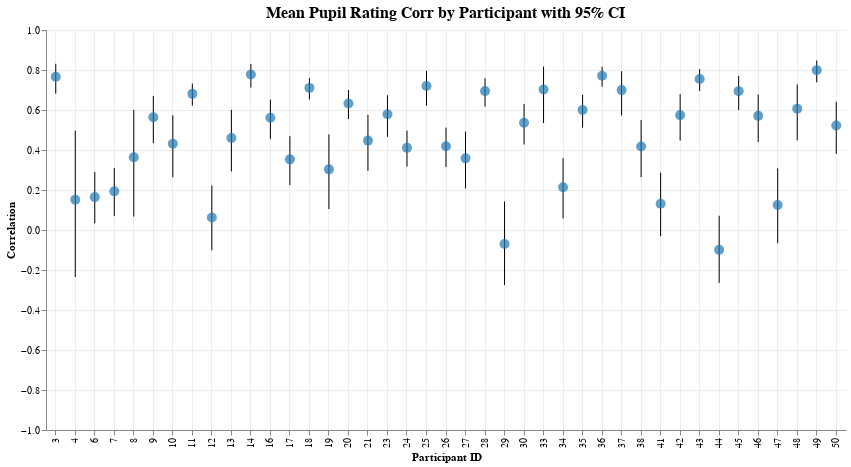

This figure's notebook cell:
### Markdown cell above
## Pupil / Rating

### Code cell
col1, col2 = "pupil", "rating"

corr_by_trial = calculate_correlations_by_trial(df, col1, col2)
corr_by_participant = aggregate_correlations_fisher_z(
    corr_by_trial, f"{col1}_{col2}_corr", "participant_id", include_ci=True
)
plot_correlations_by_trial(corr_by_trial, f"{col1}_{col2}_corr")
plot_correlations_by_participant(corr_by_participant, f"{col1}_{col2}_corr")

### Figure 1 — Vega-Lite specification as saved in the notebook (floating-point values rounded to 4 significant figures)
{"config": {"view": {"continuousWidth": 300, "continuousHeight": 300, "strokeWidth": 0}, "axis": {"grid": true, "gridColor": "#ededed"}, "title": {"fontSize": 16, "anchor": "middle"}}, "layer": [{"mark": {"type": "rule"}, "encoding": {"x": {"axis": {"title": "Participant ID"}, "field": "participant_id", "type": "ordinal"}, "y": {"axis": {"title": "Correlation"}, "field": "participant_id_pupil_rating_corr_ci_lower", "scale": {"domain": [-1, 1]}, "type": "quantitative"}, "y2": {"field": "participant_id_pupil_rating_corr_ci_upper"}}}, {"mark": {"type": "circle", "color": "#1f77b4", "size": 100}, "encoding": {"tooltip": [{"field": "participant_id", "title": "Participant", "type": "nominal"}, {"field": "participant_id_pupil_rating_corr_mean", "format": ".3f", "title": "Mean Correlation", "type": "quantitative"}, {"field": "participant_id_pupil_rating_corr_ci_lower", "format": ".3f", "title": "CI Lower", "type": "quantitative"}, {"field": "participant_id_pupil_rating_corr_ci_upper", "format": ".3f", "title": "CI Upper", "type": "quantitative"}], "x": {"axis": {"title": "Participant ID"}, "field": "participant_id", "type": "ordinal"}, "y": {"field": "participant_id_pupil_rating_corr_mean", "type": "quantitative"}}}], "data": {"name": "data-1b00c65478c927fa139259cd07047977"}, "height": 400, "title": "Mean Pupil Rating Corr by Participant with 95% CI", "width": 800, "$schema": "https://vega.github.io/schema/vega-lite/v5.20.1.json", "datasets": {"data-1b00c65478c927fa139259cd07047977": [{"participant_id": 3, "participant_id_pupil_rating_corr_mean": 0.7666, "participant_id_pupil_rating_corr_ci_lower": 0.6818, "participant_id_pupil_rating_corr_ci_upper": 0.831}, {"participant_id": 4, "participant_id_pupil_rating_corr_mean": 0.1518, "participant_id_pupil_rating_corr_ci_lower": -0.235, "participant_id_pupil_rating_corr_ci_upper": 0.4971}, {"participant_id": 6, "participant_id_pupil_rating_corr_mean": 0.1644, "participant_id_pupil_rating_corr_ci_lower": 0.0329, "participant_id_pupil_rating_corr_ci_upper": 0.2903}, {"participant_id": 7, "participant_id_pupil_rating_corr_mean": 0.1933, "participant_id_pupil_rating_corr_ci_lower": 0.07024, "participant_id_pupil_rating_corr_ci_upper": 0.3105}, {"participant_id": 8, "participant_id_pupil_rating_corr_mean": 0.3638, "participant_id_pupil_rating_corr_ci_lower": 0.06739, "participant_id_pupil_rating_corr_ci_upper": 0.6012}, {"participant_id": 9, "participant_id_pupil_rating_corr_mean": 0.5638, "participant_id_pupil_rating_corr_ci_lower": 0.4339, "participant_id_pupil_rating_corr_ci_upper": 0.6707}, {"participant_id": 10, "participant_id_pupil_rating_corr_mean": 0.4312, "participant_id_pupil_rating_corr_ci_lower": 0.2636, "participant_id_pupil_rating_corr_ci_upper": 0.5735}, {"participant_id": 11, "participant_id_pupil_rating_corr_mean": 0.6806, "participant_id_pupil_rating_corr_ci_lower": 0.6216, "participant_id_pupil_rating_corr_ci_upper": 0.732}, {"participant_id": 12, "participant_id_pupil_rating_corr_mean": 0.06228, "participant_id_pupil_rating_corr_ci_lower": -0.1009, "participant_id_pupil_rating_corr_ci_upper": 0.2222}, {"participant_id": 13, "participant_id_pupil_rating_corr_mean": 0.4603, "participant_id_pupil_rating_corr_ci_lower": 0.2926, "participant_id_pupil_rating_corr_ci_upper": 0.6005}, {"participant_id": 14, "participant_id_pupil_rating_corr_mean": 0.7779, "participant_id_pupil_rating_corr_ci_lower": 0.7126, "participant_id_pupil_rating_corr_ci_upper": 0.8299}, {"participant_id": 16, "participant_id_pupil_rating_corr_mean": 0.561, "participant_id_pupil_rating_corr_ci_lower": 0.4544, "participant_id_pupil_rating_corr_ci_upper": 0.6518}, {"participant_id": 17, "participant_id_pupil_rating_corr_mean": 0.3532, "participant_id_pupil_rating_corr_ci_lower": 0.2252, "participant_id_pupil_rating_corr_ci_upper": 0.4693}, {"participant_id": 18, "participant_id_pupil_rating_corr_mean": 0.7106, "participant_id_pupil_rating_corr_ci_lower": 0.6531, "participant_id_pupil_rating_corr_ci_upper": 0.7599}, {"participant_id": 19, "participant_id_pupil_rating_corr_mean": 0.3032, "participant_id_pupil_rating_corr_ci_lower": 0.1049, "participant_id_pupil_rating_corr_ci_upper": 0.4782}, {"participant_id": 20, "participant_id_pupil_rating_corr_mean": 0.6329, "participant_id_pupil_rating_corr_ci_lower": 0.5547, "participant_id_pupil_rating_corr_ci_upper": 0.7001}, {"participant_id": 21, "participant_id_pupil_rating_corr_mean": 0.4469, "participant_id_pupil_rating_corr_ci_lower": 0.2956, "participant_id_pupil_rating_corr_ci_upper": 0.5763}, {"participant_id": 23, "participant_id_pupil_rating_corr_mean": 0.5791, "participant_id_pupil_rating_corr_ci_lower": 0.4658, "participant_id_pupil_rating_corr_ci_upper": 0.6737}, {"participant_id": 24, "participant_id_pupil_rating_corr_mean": 0.4107, "participant_id_pupil_rating_corr_ci_lower": 0.3167, "participant_id_pupil_rating_corr_ci_upper": 0.4968}, {"participant_id": 25, "participant_id_pupil_rating_corr_mean": 0.72, "participant_id_pupil_rating_corr_ci_lower": 0.6216, "participant_id_pupil_rating_corr_ci_upper": 0.796}, {"participant_id": 26, "participant_id_pupil_rating_corr_mean": 0.4186, "participant_id_pupil_rating_corr_ci_lower": 0.3154, "participant_id_pupil_rating_corr_ci_upper": 0.512}, {"participant_id": 27, "participant_id_pupil_rating_corr_mean": 0.3581, "participant_id_pupil_rating_corr_ci_lower": 0.208, "participant_id_pupil_rating_corr_ci_upper": 0.4918}, {"participant_id": 28, "participant_id_pupil_rating_corr_mean": 0.6944, "participant_id_pupil_rating_corr_ci_lower": 0.6166, "participant_id_pupil_rating_corr_ci_upper": 0.7587}, {"participant_id": 29, "participant_id_pupil_rating_corr_mean": -0.06963, "participant_id_pupil_rating_corr_ci_lower": -0.2756, "participant_id_pupil_rating_corr_ci_upper": 0.1425}, {"participant_id": 30, "participant_id_pupil_rating_corr_mean": 0.5366, "participant_id_pupil_rating_corr_ci_lower": 0.4276, "participant_id_pupil_rating_corr_ci_upper": 0.6301}, {"participant_id": 33, "participant_id_pupil_rating_corr_mean": 0.7027, "participant_id_pupil_rating_corr_ci_lower": 0.5349, "participant_id_pupil_rating_corr_ci_upper": 0.8171}, {"participant_id": 34, "participant_id_pupil_rating_corr_mean": 0.2137, "participant_id_pupil_rating_corr_ci_lower": 0.05772, "participant_id_pupil_rating_corr_ci_upper": 0.3595}, {"participant_id": 35, "participant_id_pupil_rating_corr_mean": 0.6, "participant_id_pupil_rating_corr_ci_lower": 0.5123, "participant_id_pupil_rating_corr_ci_upper": 0.6752}, {"participant_id": 36, "participant_id_pupil_rating_corr_mean": 0.7712, "participant_id_pupil_rating_corr_ci_lower": 0.7165, "participant_id_pupil_rating_corr_ci_upper": 0.8165}, {"participant_id": 37, "participant_id_pupil_rating_corr_mean": 0.6995, "participant_id_pupil_rating_corr_ci_lower": 0.5727, "participant_id_pupil_rating_corr_ci_upper": 0.7937}, {"participant_id": 38, "participant_id_pupil_rating_corr_mean": 0.4175, "participant_id_pupil_rating_corr_ci_lower": 0.2645, "participant_id_pupil_rating_corr_ci_upper": 0.55}, {"participant_id": 41, "participant_id_pupil_rating_corr_mean": 0.1312, "participant_id_pupil_rating_corr_ci_lower": -0.03155, "participant_id_pupil_rating_corr_ci_upper": 0.2871}, {"participant_id": 42, "participant_id_pupil_rating_corr_mean": 0.5745, "participant_id_pupil_rating_corr_ci_lower": 0.4468, "participant_id_pupil_rating_corr_ci_upper": 0.6793}, {"participant_id": 43, "participant_id_pupil_rating_corr_mean": 0.7549, "participant_id_pupil_rating_corr_ci_lower": 0.6954, "participant_id_pupil_rating_corr_ci_upper": 0.8041}, {"participant_id": 44, "participant_id_pupil_rating_corr_mean": -0.09925, "participant_id_pupil_rating_corr_ci_lower": -0.2643, "participant_id_pupil_rating_corr_ci_upper": 0.0714}, {"participant_id": 45, "participant_id_pupil_rating_corr_mean": 0.6943, "participant_id_pupil_rating_corr_ci_lower": 0.5992, "participant_id_pupil_rating_corr_ci_upper": 0.7701}, {"participant_id": 46, "participant_id_pupil_rating_corr_mean": 0.5708, "participant_id_pupil_rating_corr_ci_lower": 0.4401, "participant_id_pupil_rating_corr_ci_upper": 0.6777}, {"participant_id": 47, "participant_id_pupil_rating_corr_mean": 0.1253, "participant_id_pupil_rating_corr_ci_lower": -0.06648, "participant_id_pupil_rating_corr_ci_upper": 0.3082}, {"participant_id": 48, "participant_id_pupil_rating_corr_mean": 0.6067, "participant_id_pupil_rating_corr_ci_lower": 0.4484, "participant_id_pupil_rating_corr_ci_upper": 0.7281}, {"participant_id": 49, "participant_id_pupil_rating_corr_mean": 0.7994, "participant_id_pupil_rating_corr_ci_lower": 0.7381, "participant_id_pupil_rating_corr_ci_upper": 0.8475}, {"participant_id": 50, "participant_id_pupil_rating_corr_mean": 0.5229, "participant_id_pupil_rating_corr_ci_lower": 0.3801, "participant_id_pupil_rating_corr_ci_upper": 0.6414}]}}
